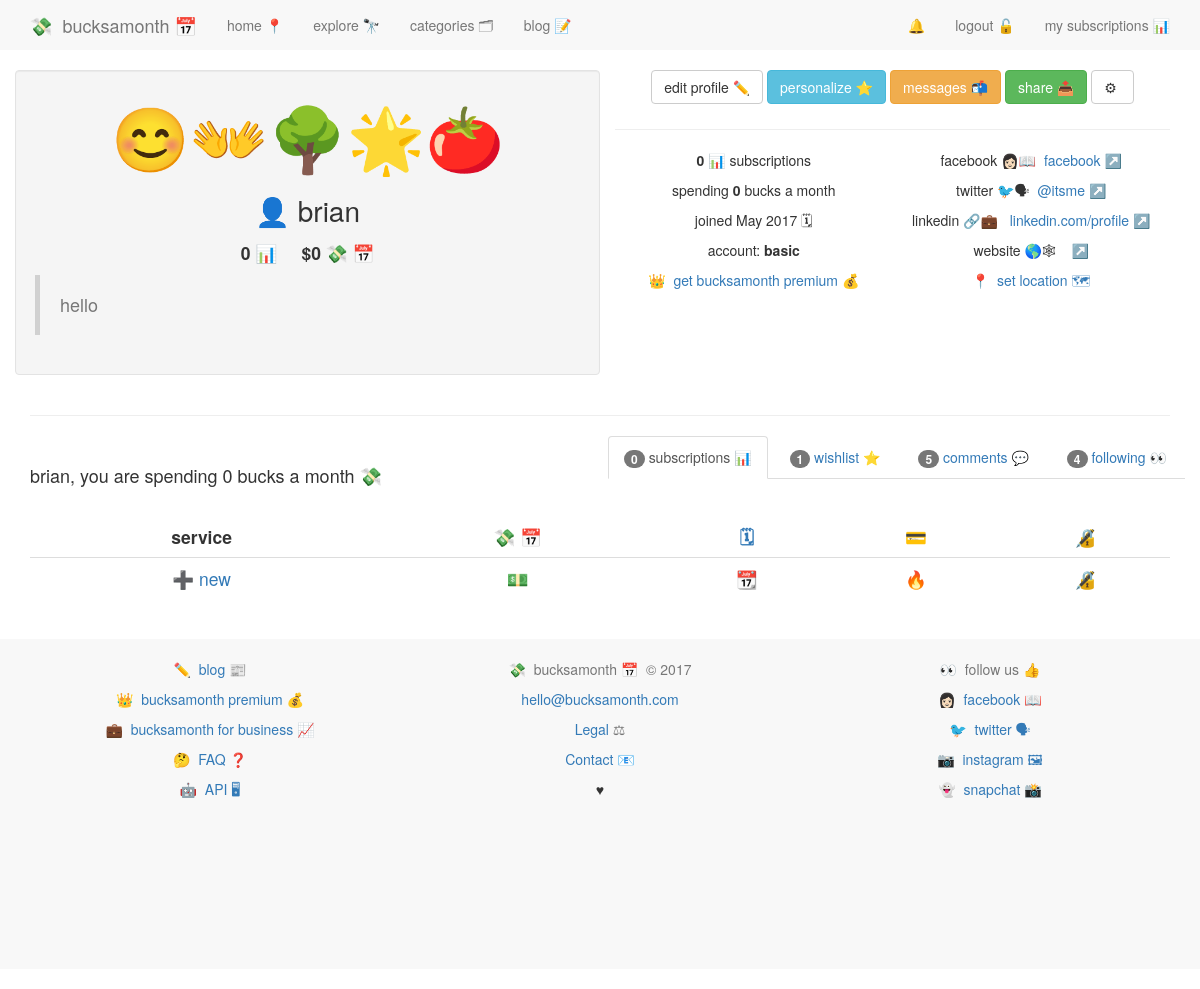
Page /account/profile/ (signed in) on the earlier database version.
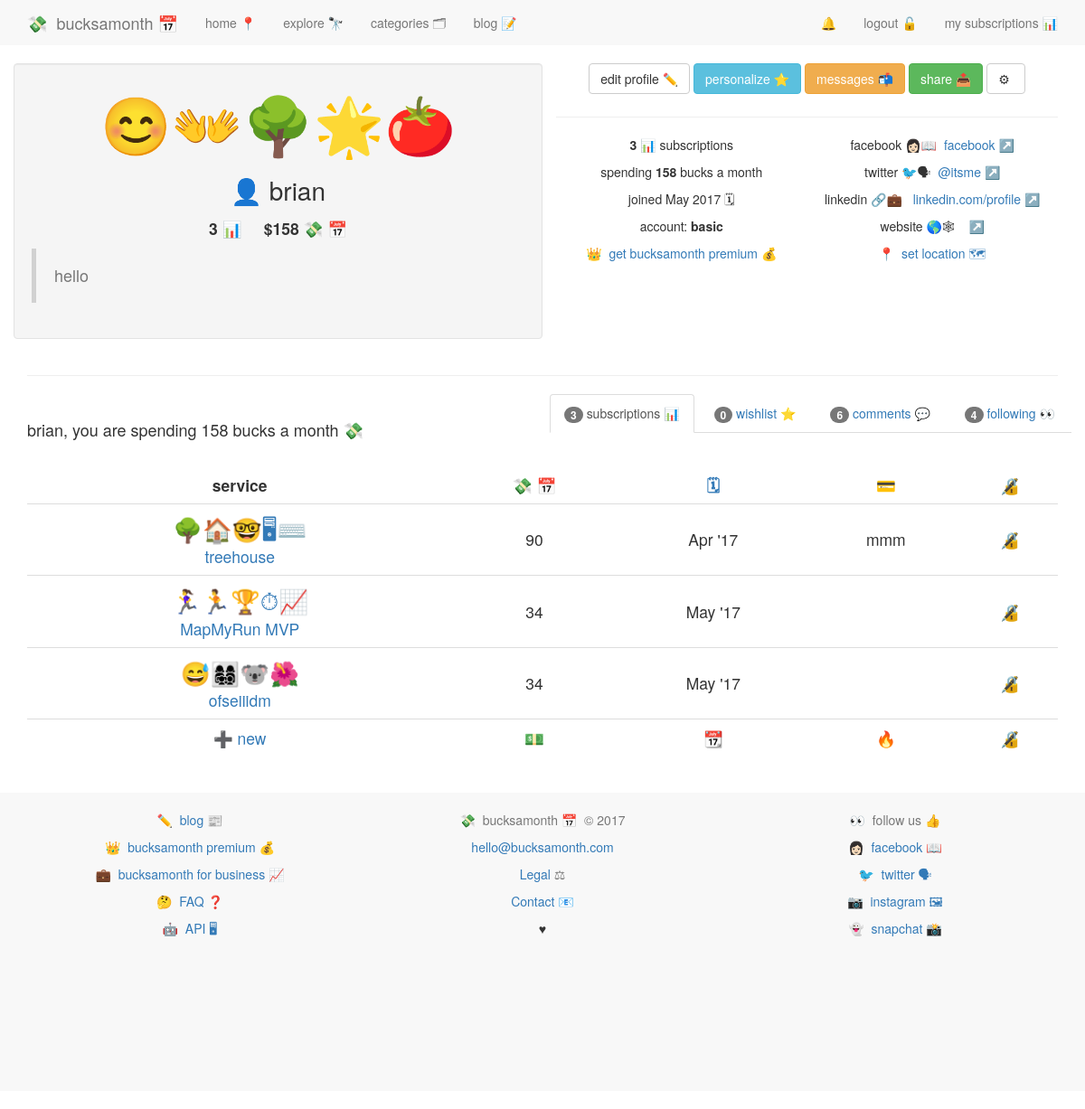
Same page on the later database version.
### accounts/models.py (models this page shows, shortened)
class UserProfile(models.Model):
	user = models.OneToOneField(User)
	description = models.CharField(max_length=100, default='')
	twitter = models.CharField(max_length=100, default='')
	emoji = models.CharField(max_length=10, default='')
	facebook_url = models.URLField(max_length=400, blank=True)
	linkedin_url = models.URLField(max_length=400, blank=True)
	website = models.URLField(max_length=400, blank=True)
	setup = models.BooleanField(default=False)
	uid = models.CharField(default=uuid.uuid4, max_length=40)
	email_valid = models.BooleanField(default=False)
	followers = models.ManyToManyField('self')
	join_date = models.DateTimeField(auto_now_add=True, null=True, blank=True)
	def __str__(self):
		return self.user.username

### services/models.py (models this page shows, shortened)
class Subscription(models.Model):
	service 				= models.ForeignKey(Service, on_delete=models.CASCADE, related_name='subscription_service')
	user 					= models.ForeignKey(UserProfile, on_delete=models.CASCADE, related_name="subscribed_user")
	cc_nickname 			= models.CharField(max_length=10, default='')
	bucksamonth 			= models.DecimalField(max_digits=8, decimal_places=2, default=0.00)
	date_created			= models.DateField(default=date.today)
	wishlist				= models.BooleanField(default=False)
	private					= models.BooleanField(default=False)

class Service(models.Model):
	service_name 			= models.CharField(max_length=140)
	service_slug			= models.SlugField(blank=True)
	url_name 				= models.CharField(max_length=200)
	description_long		= models.CharField(max_length=500, default='')
	description_short		= models.CharField(max_length=140, default='')
	category				= models.ManyToManyField(Category, blank=True)
	featured				= models.BooleanField(default=False)
	date_created 			= models.DateField(auto_now=True)
	bucksamonth 			= models.DecimalField(max_digits=8, decimal_places=2, default=0.00)
	emoji					= models.CharField(max_length=20, default='')
	twitter 				= models.CharField(max_length=100, default='')
	tags 					= TaggableManager()
	def __str__(self):
		return str(self.service_name)
	def get_absolute_url(self):
		return "/services/%s/" % self.service_slug

### accounts/views.py (the view)
# urls.py: url(r'^(?P<username>.+)/$', view_profile, name='view_profile'),
@login_required
def view_profile(request):
	if request.user.userprofile.setup == True:
		subscriptions = Subscription.objects.filter(user=request.user.userprofile, wishlist=False)
		bucksamonth = Subscription.objects.filter(user=request.user.userprofile)
		wishlist = Subscription.objects.filter(user=request.user.userprofile, wishlist=True)
		bucksamonth = sum([subscription.bucksamonth for subscription in subscriptions])
		comments = Comment.objects.filter(user=request.user)
		friend_object, created = Friend.objects.get_or_create(current_user=request.user.userprofile)
		friends = [friend for friend in friend_object.users.all() if friend != request.user.userprofile]
		follower_count = len(friends)
		args = {'user':request.user,
				'subscriptions':subscriptions,
				'bucksamonth':bucksamonth,
				'wishlist':wishlist,
				'comments':comments,
				'friends':friends,
				'follower_count':follower_count,
		}
		return render(request, 'accounts/profile.html', args)
	return redirect('accounts:setup')

### accounts/templatetags/urlify.py (called while the page is built)
@register.filter
def urlify(value):
	return quote_plus(value)

### blog/models.py (called while the page is built)
    def __str__(self):
        return self.title

    def get_absolute_url(self):
        return reverse("blog:detail", kwargs={"slug":self.slug})

### accounts/templates/accounts/profile.html (shortened to what this page needs)
{% extends 'base.html' %}
{% load urlify %}
{% block content %}
{% include 'nav.html' %}
<div class="row">
<div class="col-md-6 well">
<p style="font-size:4.5em; text-align:center;">{{ user.userprofile.emoji }}</p>
<p style="font-size:2em; text-align:center;">👤 {{ user.username }}</p>
<p style="font-size:1.25em; text-align:center;"><strong>{{ subscriptions.all.count }} 📊&nbsp;&nbsp;&nbsp;</strong>&nbsp;&nbsp;<strong>${{ bucksamonth | floatformat:"0" }} 💸&nbsp;📅</strong></p>
<blockquote>
<h4 class="text-muted">{{ user.userprofile.description }}</h4>
</blockquote>
</div>
<div class="col-md-6 ">
<div style='text-align:center;'>
<div class='button-wrapper'>
<a type="link" class='btn btn-default' href="{% url 'accounts:edit' %}">edit profile ✏️</a>
<a type="link" class="btn btn-info" href="{% url 'accounts:update_personal_info' %}">personalize ⭐️</a>
<a type="link" class="btn btn-warning" href="{% url 'accounts:inbox' %}">messages 📬</a>
<a class="btn btn-success" href="#share" data-toggle="modal" data-target="#myModal-share">share 📤</a>
<a class="btn btn-default" href="#">⚙&nbsp;</a>
</div>
<hr>
<div class="col-md-6">
	<p><strong>{{ subscriptions.all.count }} 📊</strong> subscriptions</p>
	<p>spending <strong>{{ bucksamonth | floatformat:"0" }}</strong> bucks a month</p>
	<p>joined {{ request.user.userprofile.join_date | date:"M Y" }} 🗓</p>
	<p>account: <strong>basic</strong></p>
	<p><a href="#">👑&nbsp;&nbsp;get bucksamonth premium 💰</a></p>
</div>
<div class="col-md-6">
<p>facebook 👩🏻📖&nbsp;&nbsp;<a href="{{ request.user.userprofile.facebook_url }}">facebook</a> ↗️</p>
<p>twitter 🐦🗣&nbsp;&nbsp;<a href="https://twitter.com/{{ request.user.userprofile.twitter }}">{{ request.user.userprofile.twitter }}</a> ↗️</p>
<p>linkedin 🔗💼 &nbsp;&nbsp;<a href="{{ request.user.userprofile.linkedin_url }}">linkedin.com/profile</a> ↗️</p>
<p>website 🌎🕸 &nbsp;&nbsp;<a href="{{ request.user.userprofile.website }}">{{ request.user.userprofile.website }}</a> ↗️</p>
<p><a href='#'>📍&nbsp;&nbsp;set location 🗺</a></p>
</div>
</div>
</div>
</div>
<hr>
</div>
<div class="container">
	  <ul class="nav nav-tabs navbar-right" role="tablist">
	    <li role="presentation" class="active"><a href="#subscriptions" aria-controls="subscriptions" role="tab" data-toggle="tab"><span class="badge">{{ subscriptions.count }}</span> subscriptions 📊</a></li>
	    <li role="presentation"><a href="#wishlist" aria-controls="wishlist" role="tab" data-toggle="tab"><span class="badge">{{ wishlist.count }}</span> wishlist ⭐️</a></li>
	    <li role="presentation"><a href="#comments" aria-controls="comments" role="tab" data-toggle="tab"><span class="badge">{{ comments.count }}</span> comments 💬</a></li>
			<li role="presentation"><a href="#following" aria-controls="following" role="tab" data-toggle="tab"><span class="badge">{{ follower_count }}</span> following 👀</a></li>
	  </ul>
	  <div class="tab-content">
	    <div role="tabpanel" class="tab-pane active" id="subscriptions">
<br />
<h4>{{ user.username }}, you are spending {{ bucksamonth | floatformat:"0" }} bucks a month 💸 </h4>
<br />
				<table style="text-decoration:none; text-align:center;" class="table">
					<tr style="vertical-align: middle; font-size:1.25em; text-align:center; border-top: none !important;">
						<td class="table-top"><strong>service</strong></td>
						<td class="table-top" style="text-align:center;"><strong><a data-toggle="tooltip" title="bucks a month">💸&nbsp;📅</a></strong></td>
						<td class="table-top" style="text-align:center;"><strong><a data-toggle="tooltip" title="start date">🗓</a></strong></td>
						<td class="table-top"><strong><a data-toggle="tooltip" title="credit card nickname">💳</a></strong></td>
						<td class="table-top"><strong><a data-toggle="tooltip" title="edit">🔏</a></strong></td>
					</tr>
					{% for item in subscriptions %}
					<tr>
						<td style="vertical-align: middle; font-size:1.25em; text-align:center;"><a href="{% url 'services:service_detail' service_slug=item.service.service_slug %}"><span style="font-size:1.5em;">{{ item.service.emoji }}</span><br />{{ item.service }}</a>{% if item.private %} <a data-toggle="tooltip" title="private">🙈</a>{% endif %}</td>
						<td style="vertical-align: middle; font-size:1.25em; text-align:center;">{{ item.bucksamonth | floatformat:"0" }}</td>
						<td style="vertical-align: middle; font-size:1.25em; text-align:center;">{{ item.date_created | date:"M 'y"  }}</td>
						<td style="vertical-align: middle; font-size:1.25em; text-align:center;">{{ item.cc_nickname }}</td>
						<td style="vertical-align: middle; font-size:1.25em; text-align:center;"><a href="{% url 'accounts:subscription_update' pk=item.id %}">🔏</a>️</td>
					</tr>
					{% endfor %}
					<tr style="vertical-align: middle; font-size:1.25em; text-align:center;">
						<td><a href="{% url 'accounts:add_subscription' %}">➕ new</a></td>
						<td><a href="{% url 'accounts:add_subscription' %}">💵</a></td>
						<td><a href="{% url 'accounts:add_subscription' %}">📆</a></td>
						<td><a href="{% url 'accounts:add_subscription' %}">🔥</a></td>
						<td><a href="{% url 'accounts:add_subscription' %}">🔏</a></td>
					</tr>
				</table>
			</div>
	  </div>
</div>
{% endblock content %}

### templates/base.html (shortened to what this page needs)
{% load static %}
<!DOCTYPE html>
<html lang="en">
  <head>
	<link rel="stylesheet" href="https://maxcdn.bootstrapcdn.com/bootstrap/3.3.7/css/bootstrap.min.css">
	<link rel="stylesheet" href="{% static 'css/main.css' %}">
  </head>
  <body>
    <div class="container">
  {% block content %}
	{% endblock %}
  {% block footer %}{% include 'footer.html' %}{% endblock %}
  </body>
</html>

### templates/nav.html (shortened to what this page needs)
    <nav class="navbar navbar-default navbar-fixed-top">
      <div class="container">
        <div class="navbar-header">
          <a class="navbar-brand" href="/">💸{% if 'iPhone' in request.META.HTTP_USER_AGENT %}&nbsp;{% else %}&nbsp;&nbsp;{% endif %}bucksamonth 📅</a>
        </div>
        <div id="navbar" class="navbar-collapse collapse">
          <ul class="nav navbar-nav" style="text-align:center;">
            <li><a href="/">home 📍</a></li>
            <li><a href="{% url 'services:services' %}">explore 🔭</a></li>
            <li><a href="{% url 'categories:all_categories' %}">categories 🗂</a></li>
            <li><a href="{% url 'blog:index' %}">blog 📝</a></li>
          </ul>
          <ul class="nav navbar-nav navbar-right" style="text-align:center;">
            {% if user.is_authenticated %}
            <li><a href="#">🔔</a></li>
            <li><a type="button" href="#logout" data-toggle="modal" data-target="#myModal-logout">logout 🔓</a></li>
            <li><a href="{% url 'accounts:profile' %}">my subscriptions 📊</a></li>
            {% else %}
            <li><a href="{% url 'accounts:register' %}">sign up 🔏</a></li>
            <li><a href="{% url 'accounts:login' %}">login 🔑</a></li>
            {% endif %}
          </ul>
        </div>
      </div>
    </nav>

### accounts/templates/accounts/share_links.html (shortened to what this page needs)
{% load urlify %}

### templates/footer.html (shortened to what this page needs)
<br />
<footer style="background-color:#f8f8f8;" class="footer-distributed ">
  <div style="text-align:center;" class="container">
    <br />
  <div class="row">
    <div style="text-decoration:none;" class="col-md-4">
        <div class="footer-left ">
            <div>
                <p><a href="{% url 'blog:index' %}">✏️&nbsp;&nbsp;blog&nbsp;📰</a></p>
                <p><a href="{% url 'FAQ' %}">👑&nbsp;&nbsp;bucksamonth premium&nbsp;💰</a></p>
                <p><a href="{% url 'business' %}">💼&nbsp;&nbsp;bucksamonth for business 📈</a></p>
                <p><a href="{% url 'FAQ' %}">🤔&nbsp;&nbsp;FAQ&nbsp;❓</a></p>
                <p><a href="{% url 'developers' %}">🤖&nbsp;&nbsp;API&nbsp;🖥</a></p>
            </div>
        </div>
      </div>
          <div class="col-md-4">
        <div class="footer-center ">
          <p class="text-muted">💸&nbsp;&nbsp;bucksamonth 📅&nbsp;&nbsp;&copy; 2017</p>
          <p><a href="mailto:hello@bucksamonth.com">hello@bucksamonth.com</a></p>
          <p class="text-muted"><a href="#">Legal </a>⚖</p><p><a href="#">Contact</a>&nbsp;📧</p>
          <p><span id="heart">&hearts;</span></p>
        </div>
      </div>
      <div class="col-md-4">
        <div class="footer-right ">
          <p class="text-muted">👀&nbsp;&nbsp;follow us 👍</p>
          <p><a href="https://facebook.com/bucksamonth">👩🏻&nbsp;&nbsp;facebook 📖</a></p>
          <p><a href="https://twitter.com/bucksamonth">🐦&nbsp;&nbsp;twitter 🗣</a></p>
          <p><a href="https://instagram.com/bucksamonth">📷&nbsp;&nbsp;instagram 🖼</a></p>
          <p><a href="#">👻&nbsp;&nbsp;snapchat 📸</a></p>
        </div>
      </div>
    </div>
    </div>
    <br ><br ><br ><br ><br ><br ><br ><br >
</footer>

### static/css/main.css (style rules this page uses)
body { min-height: 200px; padding-top: 70px; padding-bottom: 20px; }
a { text-decoration: none; }
.table-top { border-top: none !important; }
.button-wrapper .btn { margin-bottom:5px; }
.nav-tabs > li { float:none; display:inline-block; zoom:1; }
.nav-tabs { text-align:center; }
.navbar { border-bottom: 20px; }

Differences in the rows shown:
now on this page (row edited): Subscription: service.emoji "🌳🏠🤓🖥⌨️", service "treehouse", bucksamonth "90", date_created "Apr '17", cc_nickname "mmm"
added Subscription: service.emoji "🏃‍♀️🏃🏆⏱📈", service "MapMyRun MVP", bucksamonth "34", date_created "May '17"
added Subscription: service.emoji "😅👩‍👩‍👧‍👦🐨🌺", service "ofseiiidm", bucksamonth "34", date_created "May '17"
Other differences:
{{ subscriptions.all.count }}: "0" → "3"
{{ bucksamonth | floatformat:"0" }}: "0" → "158"
{{ subscriptions.count }}: "0" → "3"
{{ wishlist.count }}: "1" → "0"
{{ comments.count }}: "5" → "6"
